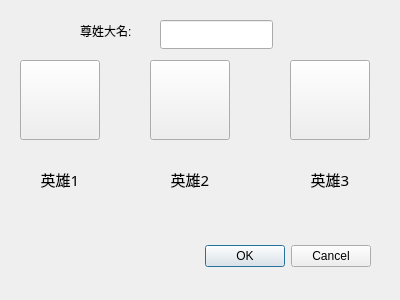
<?xml version="1.0" encoding="UTF-8"?>
<ui version="4.0">
 <class>HeroTypeDlg</class>
 <widget class="QDialog" name="HeroTypeDlg">
  <property name="geometry">
   <rect>
    <x>0</x>
    <y>0</y>
    <width>400</width>
    <height>300</height>
   </rect>
  </property>
  <property name="windowTitle">
   <string>选择英雄</string>
  </property>
  <widget class="QDialogButtonBox" name="buttonBox">
   <property name="geometry">
    <rect>
     <x>30</x>
     <y>240</y>
     <width>341</width>
     <height>32</height>
    </rect>
   </property>
   <property name="orientation">
    <enum>Qt::Horizontal</enum>
   </property>
   <property name="standardButtons">
    <set>QDialogButtonBox::Cancel|QDialogButtonBox::Ok</set>
   </property>
  </widget>
  <widget class="QPushButton" name="heroButton1">
   <property name="geometry">
    <rect>
     <x>20</x>
     <y>60</y>
     <width>80</width>
     <height>80</height>
    </rect>
   </property>
   <property name="sizePolicy">
    <sizepolicy hsizetype="Fixed" vsizetype="Fixed">
     <horstretch>0</horstretch>
     <verstretch>0</verstretch>
    </sizepolicy>
   </property>
   <property name="text">
    <string/>
   </property>
   <property name="checkable">
    <bool>true</bool>
   </property>
  </widget>
  <widget class="QPushButton" name="heroButton2">
   <property name="geometry">
    <rect>
     <x>150</x>
     <y>60</y>
     <width>80</width>
     <height>80</height>
    </rect>
   </property>
   <property name="sizePolicy">
    <sizepolicy hsizetype="Fixed" vsizetype="Fixed">
     <horstretch>0</horstretch>
     <verstretch>0</verstretch>
    </sizepolicy>
   </property>
   <property name="text">
    <string/>
   </property>
   <property name="checkable">
    <bool>true</bool>
   </property>
  </widget>
  <widget class="QPushButton" name="heroButton3">
   <property name="geometry">
    <rect>
     <x>290</x>
     <y>60</y>
     <width>80</width>
     <height>80</height>
    </rect>
   </property>
   <property name="sizePolicy">
    <sizepolicy hsizetype="Fixed" vsizetype="Fixed">
     <horstretch>0</horstretch>
     <verstretch>0</verstretch>
    </sizepolicy>
   </property>
   <property name="text">
    <string/>
   </property>
   <property name="checkable">
    <bool>true</bool>
   </property>
  </widget>
  <widget class="QLabel" name="label">
   <property name="geometry">
    <rect>
     <x>30</x>
     <y>170</y>
     <width>60</width>
     <height>19</height>
    </rect>
   </property>
   <property name="font">
    <font>
     <family>Loma</family>
     <pointsize>11</pointsize>
    </font>
   </property>
   <property name="text">
    <string>英雄1</string>
   </property>
   <property name="alignment">
    <set>Qt::AlignCenter</set>
   </property>
  </widget>
  <widget class="QLabel" name="label_2">
   <property name="geometry">
    <rect>
     <x>160</x>
     <y>170</y>
     <width>60</width>
     <height>19</height>
    </rect>
   </property>
   <property name="font">
    <font>
     <family>Loma</family>
     <pointsize>11</pointsize>
    </font>
   </property>
   <property name="text">
    <string>英雄2</string>
   </property>
   <property name="alignment">
    <set>Qt::AlignCenter</set>
   </property>
  </widget>
  <widget class="QLabel" name="label_3">
   <property name="geometry">
    <rect>
     <x>300</x>
     <y>170</y>
     <width>60</width>
     <height>19</height>
    </rect>
   </property>
   <property name="font">
    <font>
     <family>Loma</family>
     <pointsize>11</pointsize>
    </font>
   </property>
   <property name="text">
    <string>英雄3</string>
   </property>
   <property name="alignment">
    <set>Qt::AlignCenter</set>
   </property>
  </widget>
  <widget class="QLineEdit" name="nameEdit">
   <property name="geometry">
    <rect>
     <x>160</x>
     <y>20</y>
     <width>113</width>
     <height>29</height>
    </rect>
   </property>
  </widget>
  <widget class="QLabel" name="label_4">
   <property name="geometry">
    <rect>
     <x>80</x>
     <y>20</y>
     <width>61</width>
     <height>21</height>
    </rect>
   </property>
   <property name="text">
    <string>尊姓大名:</string>
   </property>
  </widget>
 </widget>
 <resources/>
 <connections>
  <connection>
   <sender>buttonBox</sender>
   <signal>accepted()</signal>
   <receiver>HeroTypeDlg</receiver>
   <slot>accept()</slot>
   <hints>
    <hint type="sourcelabel">
     <x>248</x>
     <y>254</y>
    </hint>
    <hint type="destinationlabel">
     <x>157</x>
     <y>274</y>
    </hint>
   </hints>
  </connection>
  <connection>
   <sender>buttonBox</sender>
   <signal>rejected()</signal>
   <receiver>HeroTypeDlg</receiver>
   <slot>reject()</slot>
   <hints>
    <hint type="sourcelabel">
     <x>316</x>
     <y>260</y>
    </hint>
    <hint type="destinationlabel">
     <x>286</x>
     <y>274</y>
    </hint>
   </hints>
  </connection>
 </connections>
</ui>
